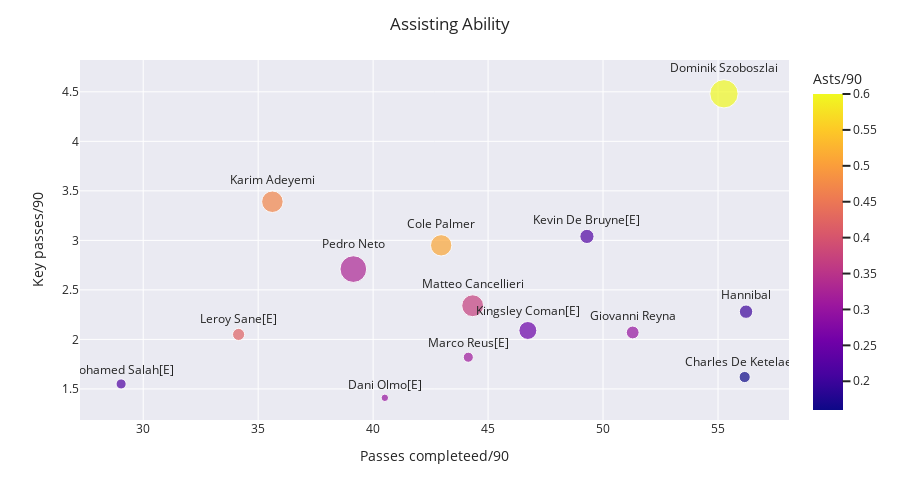

Source (notebook cell):
### Code cell
fig = px.scatter(included1, x="Ps C/90", y="K Ps/90", text="Name", log_x=False, size_max=20, color="Asts/90", size = 'Cr A')
fig.update_traces(textposition='top center')
fig.update_layout(height=500)
fig.update_xaxes(title_text='Passes completeed/90')
fig.update_yaxes(title_text='Key passes/90')
for template in ["seaborn"]:
    fig.update_layout(template=template, title="Assisting Ability")
fig.show()

### Figure 1 — Plotly figure (JSON) as saved in the notebook; plotly's stock layout.template omitted (floating-point values rounded to 4 significant figures)
{"data": [{"hovertemplate": "Ps C/90=%{x}<br>K Ps/90=%{y}<br>Cr A=%{marker.size}<br>Name=%{text}<br>Asts/90=%{marker.color}<extra></extra>", "legendgroup": "", "marker": {"color": [0.16, 0.2, 0.3, 0.47, 0.51, 0.37, 0.33, 0.6, 0.22, 0.31, 0.22, 0.42, 0.25, 0.3], "coloraxis": "coloraxis", "size": [1.815, 2.614, 2.397, 6.72, 6.603, 6.935, 10.36, 11.62, 2.94, 1.48, 1.49, 2.13, 4.67, 0.81], "sizemode": "area", "sizeref": 0.02904, "symbol": "circle"}, "mode": "markers+text", "name": "", "orientation": "v", "showlegend": false, "text": ["Charles De Ketelaere", "Hannibal", "Giovanni Reyna", "Karim Adeyemi", "Cole Palmer", "Matteo Cancellieri", "Pedro Neto", "Dominik Szoboszlai", "Kevin De Bruyne[E]", "Marco Reus[E]", "Mohamed Salah[E]", "Leroy Sane[E]", "Kingsley Coman[E]", "Dani Olmo[E]"], "textposition": "top center", "type": "scatter", "x": [56.16, 56.22, 51.29, 35.62, 42.96, 44.33, 39.14, 55.26, 49.3, 44.14, 29.04, 34.15, 46.73, 40.51], "xaxis": "x", "y": [1.62, 2.28, 2.07, 3.39, 2.95, 2.34, 2.71, 4.48, 3.04, 1.82, 1.55, 2.05, 2.09, 1.41], "yaxis": "y"}], "layout": {"coloraxis": {"colorbar": {"title": {"text": "Asts/90"}}, "colorscale": [[0, "#0d0887"], [0.1111, "#46039f"], [0.2222, "#7201a8"], [0.3333, "#9c179e"], [0.4444, "#bd3786"], [0.5556, "#d8576b"], [0.6667, "#ed7953"], [0.7778, "#fb9f3a"], [0.8889, "#fdca26"], [1, "#f0f921"]]}, "height": 500, "legend": {"itemsizing": "constant", "tracegroupgap": 0}, "margin": {"t": 60}, "title": {"text": "Assisting Ability"}, "xaxis": {"anchor": "y", "domain": [0, 1], "title": {"text": "Passes completeed/90"}}, "yaxis": {"anchor": "x", "domain": [0, 1], "title": {"text": "Key passes/90"}}}}
